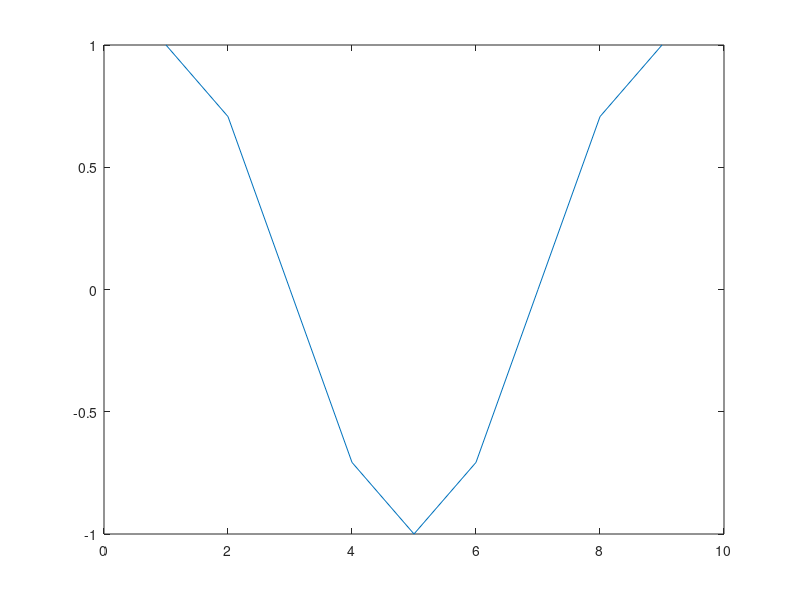
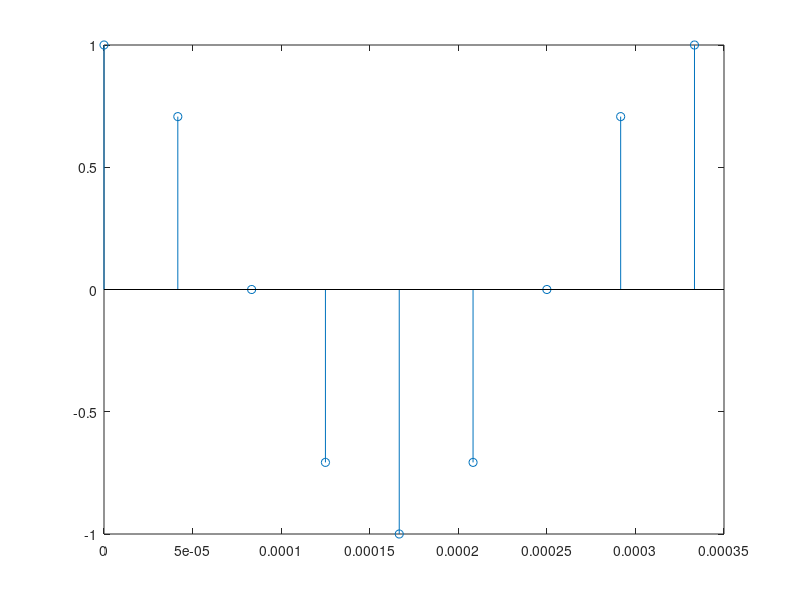
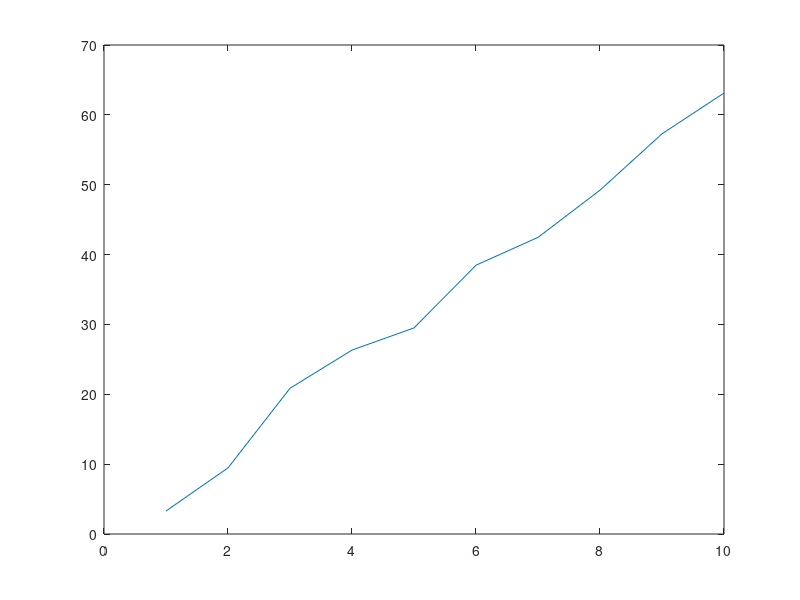

These figures' MATLAB source, in order:
n = [1,2,3,4,5,6,7,8,9,10];
fs = 24000;
Ts = 1/fs;
f = 3000;
T = 1/f;
t = 0:Ts:T;
sig = cos(2*pi*t*f);
plot(sig);

answers = n;
figure();
stem(t,sig);
for j = 1:length(n)
    levels = 2^n(j);
    a = linspace(-1,1,levels);
    signal=sig;
    tempsig = signal;
    errorsig = signal;
    for i = 1:length(signal)
 
        min = abs(signal(i) - a(1));
        if signal(i) < 0
            errorsig(i) = -min;
        else
            errorsig(i) = min;
        end
        tempsig(i) = a(1);
        for k = 1:levels
            if abs(signal(i) - a(k)) < min
                min = abs(signal(i) - a(k));
                if signal(i) < 0
                    errorsig(i) = -min;
                else
                    errorsig(i) = min;
                end
                tempsig(i) = a(k);
            end
        end
    end
    %figure();
    %stem(t,tempsig)
    %figure();
    %stem(t,errorsig)
    sum_signal = 0;
    for i = 1 : length(errorsig)
        sum_signal = sum_signal + (signal(i)*signal(i));
    end
    sum_error = 0;
    for i = 1 : length(errorsig)
        sum_error = sum_error + (errorsig(i) * errorsig(i));
    end
    snr = sum_signal/sum_error;
    db = 10*log10(snr);
    answers(j) = db;
end
figure()
plot(n,answers)

